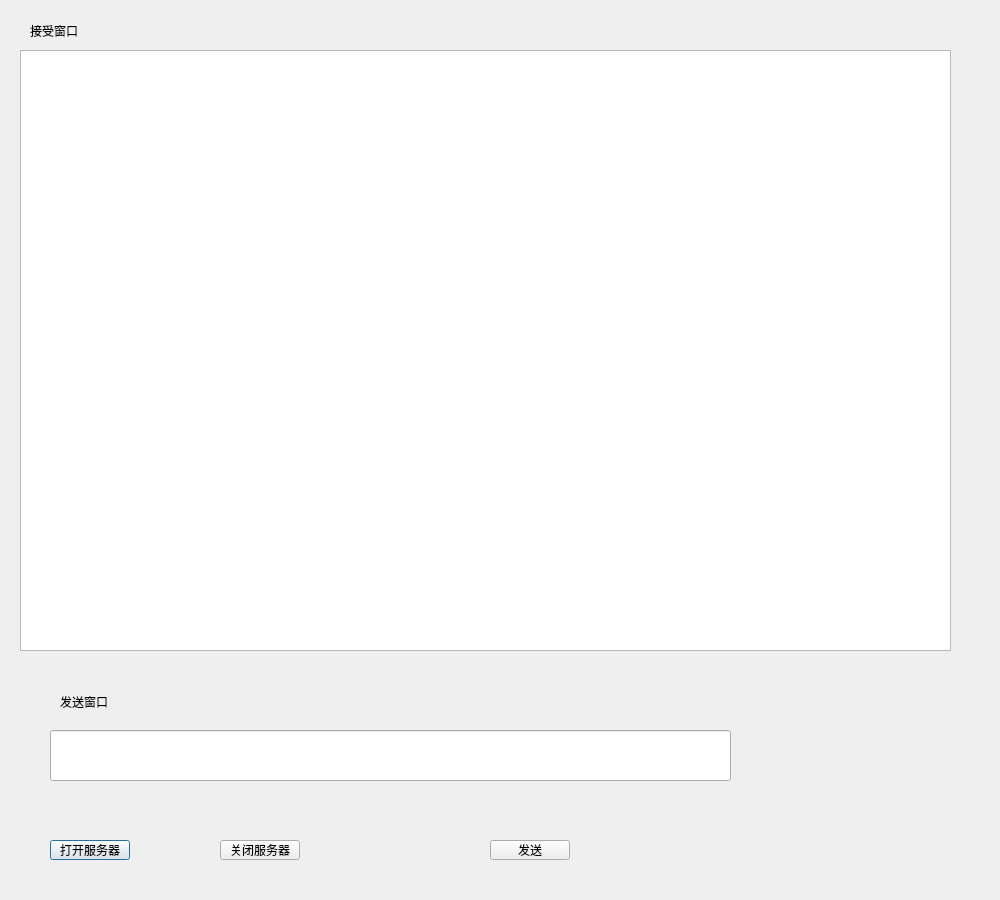
<?xml version="1.0" encoding="UTF-8"?>
<ui version="4.0">
 <class>Chat</class>
 <widget class="QDialog" name="Chat">
  <property name="geometry">
   <rect>
    <x>0</x>
    <y>0</y>
    <width>1000</width>
    <height>900</height>
   </rect>
  </property>
  <property name="windowTitle">
   <string>客户端</string>
  </property>
  <widget class="QPlainTextEdit" name="recvEdit">
   <property name="geometry">
    <rect>
     <x>20</x>
     <y>50</y>
     <width>931</width>
     <height>601</height>
    </rect>
   </property>
   <property name="font">
    <font>
     <pointsize>12</pointsize>
    </font>
   </property>
   <property name="focusPolicy">
    <enum>Qt::NoFocus</enum>
   </property>
   <property name="readOnly">
    <bool>true</bool>
   </property>
  </widget>
  <widget class="QLineEdit" name="sendEdit">
   <property name="geometry">
    <rect>
     <x>50</x>
     <y>730</y>
     <width>681</width>
     <height>51</height>
    </rect>
   </property>
  </widget>
  <widget class="QPushButton" name="openBt">
   <property name="geometry">
    <rect>
     <x>50</x>
     <y>840</y>
     <width>80</width>
     <height>20</height>
    </rect>
   </property>
   <property name="text">
    <string>打开服务器</string>
   </property>
  </widget>
  <widget class="QPushButton" name="closeBt">
   <property name="geometry">
    <rect>
     <x>220</x>
     <y>840</y>
     <width>80</width>
     <height>20</height>
    </rect>
   </property>
   <property name="text">
    <string>关闭服务器</string>
   </property>
  </widget>
  <widget class="QPushButton" name="sendBt">
   <property name="geometry">
    <rect>
     <x>490</x>
     <y>840</y>
     <width>80</width>
     <height>20</height>
    </rect>
   </property>
   <property name="text">
    <string>发送</string>
   </property>
  </widget>
  <widget class="QLabel" name="label">
   <property name="geometry">
    <rect>
     <x>60</x>
     <y>692</y>
     <width>251</width>
     <height>20</height>
    </rect>
   </property>
   <property name="text">
    <string>发送窗口</string>
   </property>
  </widget>
  <widget class="QLabel" name="label_2">
   <property name="geometry">
    <rect>
     <x>30</x>
     <y>20</y>
     <width>161</width>
     <height>21</height>
    </rect>
   </property>
   <property name="text">
    <string>接受窗口</string>
   </property>
  </widget>
 </widget>
 <resources/>
 <connections/>
</ui>
